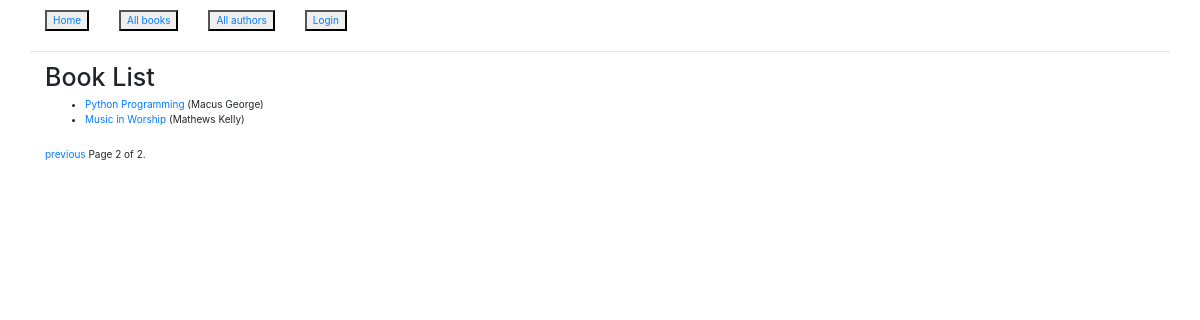
Page /catalog/books/?page=2 on the earlier database version.
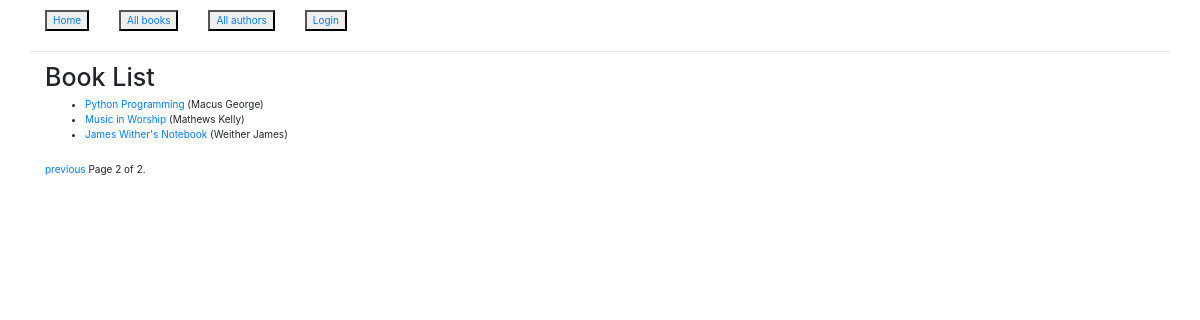
Same page on the later database version.
### catalog/models.py (models this page shows, shortened)
class Book(models.Model):
    title = models.CharField(max_length=200)
    author = models.ForeignKey('Author', on_delete=models.SET_NULL, null=True)
    summary = models.TextField(max_length=1000, help_text="Enter a brief description of the book")
    isbn = models.CharField('ISBN', max_length=13, help_text='13 Character <a href="https://www.isbn-international.org/content/what-isbn">ISBN number</a>')
    genre = models.ManyToManyField(Genre, help_text="Select a genre for this book")
    def get_absolute_url(self):
        return reverse('book-detail', args=[str(self.id)])
    def display_genre(self):
        """
        Creates a string for the Genre. This is required to display genre in Admin.
        """
        return ', '.join([ genre.name for genre in self.genre.all()[:3]])
    display_genre.short_description = 'Genre'

class Author(models.Model):
    first_name = models.CharField(max_length=100)
    last_name = models.CharField(max_length=100)
    date_of_birth = models.DateField(null=True, blank=True)
    date_of_death = models.DateField('Died', null=True, blank=True)
    def __str__(self):
        return '%s %s' % (self.last_name, self.first_name)
    class Meta:
        ordering = ['last_name']

### catalog/views.py (the view)
class BookListView(generic.ListView):
    model = Book
    paginate_by = 10

### catalog/templates/catalog/book_list.html (shortened to what this page needs)
{% extends "base_generic.html" %}
{% block content %}
    <h1>Book List</h1>
    {% if book_list %}
        <ul>
        {% for book in book_list %}
            <li><a href="{{ book.get_absolute_url }}">{{ book.title }}</a> ({{ book.author }}) </li>
        {% endfor %}
        </ul>
    {% else %}
        <p>There are no books in the library.</p>
    {% endif %}
{% endblock %}

### catalog/templates/base_generic.html (shortened to what this page needs)
<!DOCTYPE html>
<html lang="en">
<head>
    <link rel="stylesheet" href="https://maxcdn.bootstrapcdn.com/bootstrap/3.3.7/css/bootstrap.min.css">
    {% load static %}
    <link rel="stylesheet" href="{% static 'css/bootstrap.min.css' %}">
</head>
<body>
    <div class="container-fluid">
        <div class="col">
            <div class="">
                {% block sidebar %}
                <ul class="nav">
                    <li><a href="{% url 'index' %}"><button>Home</button></a> </li>
                    <li><a href="{% url 'books' %}"><button>All books</button></a> </li>
                    <li><a href="{% url 'authors' %}"><button>All authors</button></a> </li>
                    {% if user.is_authenticated %}
                        <hr>
                        <li><a href="{% url 'my-borrowed' %}"><button>My Borrowed</button></a> </li>
                    {% if perms.catalog.can_mark_returned %}
                        <hr>
                        <li><a href="{% url 'borrowed' %}"><button>All Borrowed books</button></a> </li>
                    {% endif %}
                        <li><a href="{% url 'logout' %}?next={{ request.path }}"><button>Logout {{ user }}</button> </a> </li>
                {% else %}
<li class="sidebar-nav"><a href="{% url 'login' %}?next={{ request.path }}"><button>Login</button></a> </li>
                {% endif %}
                </ul>
                    <hr>
                {% endblock %}
            </div>
        <div class="col-sm-10">
            {% block content %}{% endblock %}
        {% block pagination %}
              {% if is_paginated %}
                  <div class="pagination">
                      <span class="page-links">
                          {% if page_obj.has_previous %}
                              <a href="{{ request.path }}?page={{ page_obj.previous_page_number }}">previous</a>
                          {% endif %}
                          <span class="page-current">
                              Page {{ page_obj.number }} of {{ page_obj.paginator.num_pages }}.
                          </span>
                      </span>
                  </div>
              {% endif %}
            {% endblock %}
        </div>
        </div>
    </div>
</body>
</html>

Differences in the rows shown:
added Book: title "James Wither's Notebook", author "Weither James"
